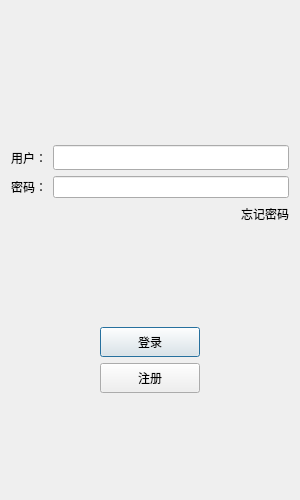
<?xml version="1.0" encoding="UTF-8"?>
<ui version="4.0">
 <class>LoginDialog</class>
 <widget class="QDialog" name="LoginDialog">
  <property name="geometry">
   <rect>
    <x>0</x>
    <y>0</y>
    <width>300</width>
    <height>500</height>
   </rect>
  </property>
  <property name="windowTitle">
   <string>Dialog</string>
  </property>
  <layout class="QVBoxLayout" name="verticalLayout_2">
   <item>
    <layout class="QVBoxLayout" name="verticalLayout">
     <item>
      <widget class="QWidget" name="widget" native="true">
       <layout class="QGridLayout" name="gridLayout">
        <item row="0" column="0">
         <widget class="QLabel" name="label">
          <property name="maximumSize">
           <size>
            <width>200</width>
            <height>200</height>
           </size>
          </property>
          <property name="text">
           <string/>
          </property>
          <property name="pixmap">
           <pixmap resource="rc.qrc">:/res/test.png</pixmap>
          </property>
          <property name="scaledContents">
           <bool>true</bool>
          </property>
          <property name="alignment">
           <set>Qt::AlignCenter</set>
          </property>
         </widget>
        </item>
       </layout>
      </widget>
     </item>
     <item>
      <spacer name="verticalSpacer">
       <property name="orientation">
        <enum>Qt::Vertical</enum>
       </property>
       <property name="sizeHint" stdset="0">
        <size>
         <width>20</width>
         <height>40</height>
        </size>
       </property>
      </spacer>
     </item>
     <item>
      <layout class="QHBoxLayout" name="horizontalLayout">
       <item>
        <widget class="QLabel" name="user_label">
         <property name="minimumSize">
          <size>
           <width>0</width>
           <height>25</height>
          </size>
         </property>
         <property name="maximumSize">
          <size>
           <width>16777215</width>
           <height>25</height>
          </size>
         </property>
         <property name="text">
          <string>用户：</string>
         </property>
        </widget>
       </item>
       <item>
        <widget class="QLineEdit" name="user_edit">
         <property name="minimumSize">
          <size>
           <width>0</width>
           <height>25</height>
          </size>
         </property>
         <property name="maximumSize">
          <size>
           <width>16777215</width>
           <height>25</height>
          </size>
         </property>
        </widget>
       </item>
      </layout>
     </item>
     <item>
      <layout class="QHBoxLayout" name="horizontalLayout_3">
       <item>
        <widget class="QLabel" name="pass_edit">
         <property name="text">
          <string>密码：</string>
         </property>
        </widget>
       </item>
       <item>
        <widget class="QLineEdit" name="lineEdit"/>
       </item>
      </layout>
     </item>
     <item>
      <layout class="QHBoxLayout" name="horizontalLayout_4">
       <item>
        <spacer name="horizontalSpacer">
         <property name="orientation">
          <enum>Qt::Horizontal</enum>
         </property>
         <property name="sizeHint" stdset="0">
          <size>
           <width>40</width>
           <height>20</height>
          </size>
         </property>
        </spacer>
       </item>
       <item>
        <widget class="QLabel" name="label_2">
         <property name="text">
          <string>忘记密码</string>
         </property>
        </widget>
       </item>
      </layout>
     </item>
     <item>
      <spacer name="verticalSpacer_2">
       <property name="orientation">
        <enum>Qt::Vertical</enum>
       </property>
       <property name="sizeHint" stdset="0">
        <size>
         <width>20</width>
         <height>40</height>
        </size>
       </property>
      </spacer>
     </item>
     <item>
      <layout class="QHBoxLayout" name="horizontalLayout_5">
       <item>
        <spacer name="horizontalSpacer_3">
         <property name="orientation">
          <enum>Qt::Horizontal</enum>
         </property>
         <property name="sizeHint" stdset="0">
          <size>
           <width>40</width>
           <height>20</height>
          </size>
         </property>
        </spacer>
       </item>
       <item>
        <widget class="QPushButton" name="login_button">
         <property name="minimumSize">
          <size>
           <width>100</width>
           <height>30</height>
          </size>
         </property>
         <property name="text">
          <string>登录</string>
         </property>
        </widget>
       </item>
       <item>
        <spacer name="horizontalSpacer_2">
         <property name="orientation">
          <enum>Qt::Horizontal</enum>
         </property>
         <property name="sizeHint" stdset="0">
          <size>
           <width>40</width>
           <height>20</height>
          </size>
         </property>
        </spacer>
       </item>
      </layout>
     </item>
     <item>
      <layout class="QHBoxLayout" name="horizontalLayout_6">
       <item>
        <spacer name="horizontalSpacer_4">
         <property name="orientation">
          <enum>Qt::Horizontal</enum>
         </property>
         <property name="sizeHint" stdset="0">
          <size>
           <width>40</width>
           <height>20</height>
          </size>
         </property>
        </spacer>
       </item>
       <item>
        <widget class="QPushButton" name="reg_btn">
         <property name="minimumSize">
          <size>
           <width>100</width>
           <height>30</height>
          </size>
         </property>
         <property name="text">
          <string>注册</string>
         </property>
        </widget>
       </item>
       <item>
        <spacer name="horizontalSpacer_5">
         <property name="orientation">
          <enum>Qt::Horizontal</enum>
         </property>
         <property name="sizeHint" stdset="0">
          <size>
           <width>40</width>
           <height>20</height>
          </size>
         </property>
        </spacer>
       </item>
      </layout>
     </item>
     <item>
      <spacer name="verticalSpacer_3">
       <property name="orientation">
        <enum>Qt::Vertical</enum>
       </property>
       <property name="sizeHint" stdset="0">
        <size>
         <width>20</width>
         <height>40</height>
        </size>
       </property>
      </spacer>
     </item>
    </layout>
   </item>
  </layout>
 </widget>
 <resources>
  <include location="rc.qrc"/>
 </resources>
 <connections/>
</ui>
